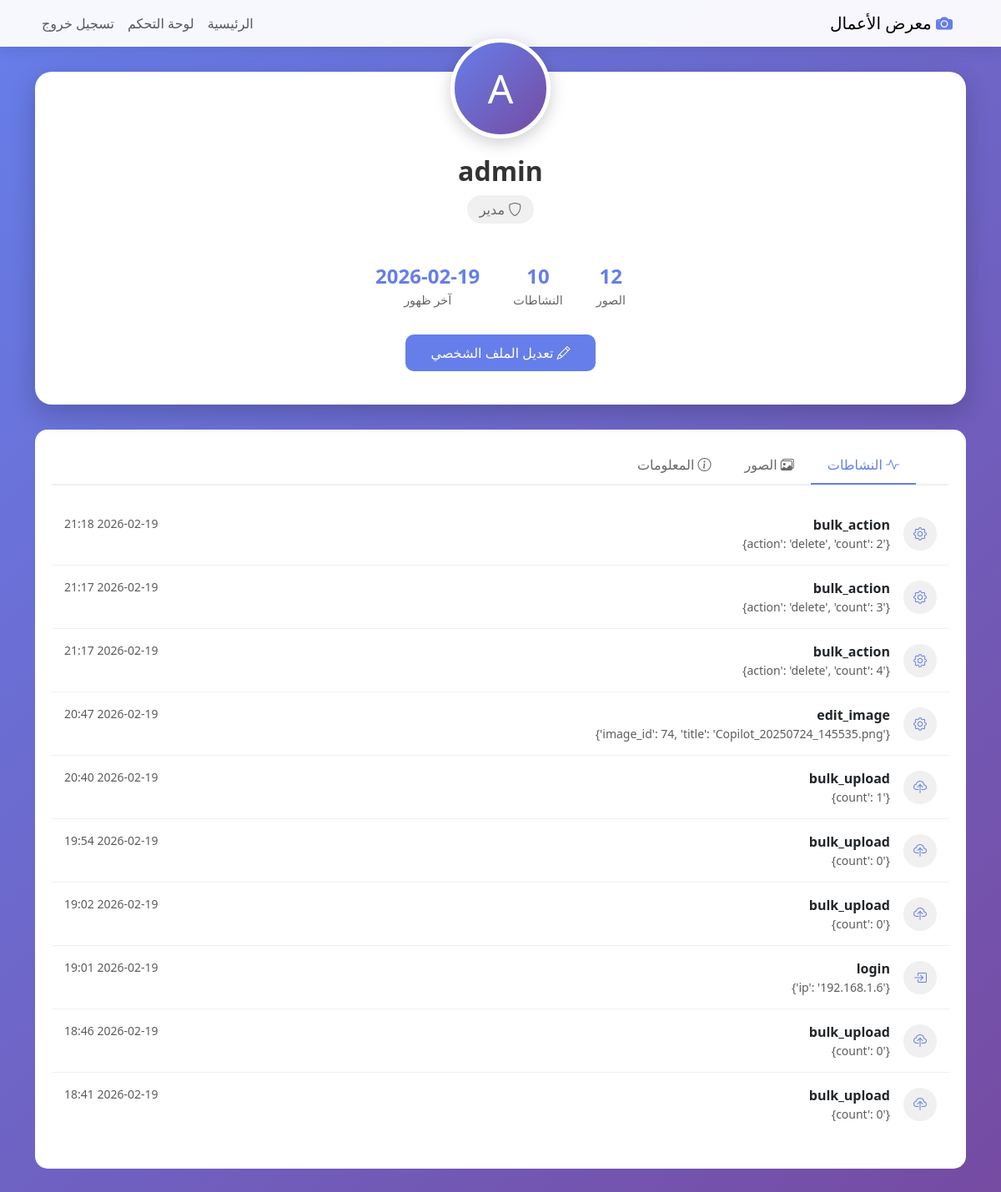
The app's page /profile (signed in), older data.
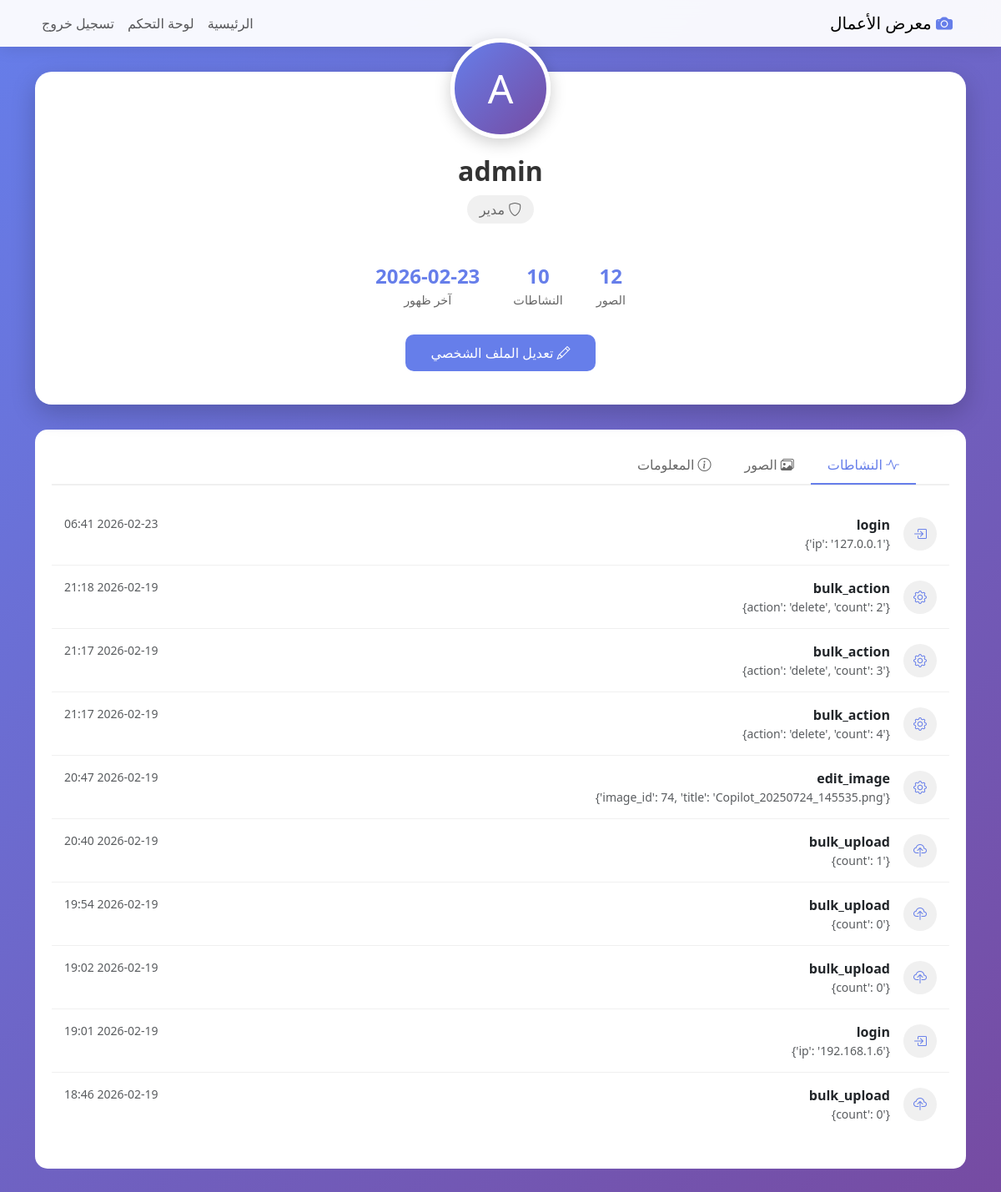
The same page, newer data.
### app.py (models this page shows, shortened)
class User(UserMixin, db.Model):
    id = db.Column(db.Integer, primary_key=True)
    username = db.Column(db.String(80), unique=True, nullable=False)
    email = db.Column(db.String(120), unique=True, nullable=False)
    password_hash = db.Column(db.String(200), nullable=False)
    role = db.Column(db.String(20), default='viewer')  # admin, editor, viewer
    created_at = db.Column(db.DateTime, default=datetime.utcnow)
    last_login = db.Column(db.DateTime)
    is_active = db.Column(db.Boolean, default=True)

class ActivityLog(db.Model):
    id = db.Column(db.Integer, primary_key=True)
    user_id = db.Column(db.Integer, db.ForeignKey('user.id'))
    action = db.Column(db.String(100))
    details = db.Column(db.JSON)
    ip_address = db.Column(db.String(50))
    timestamp = db.Column(db.DateTime, default=datetime.utcnow)

### app.py (the view)
@app.route('/profile')
@login_required
def profile():
    user_activity = ActivityLog.query.filter_by(user_id=current_user.id)\
                                     .order_by(ActivityLog.timestamp.desc())\
                                     .limit(10).all()
    user_images = Image.query.filter_by(uploaded_by=current_user.id)\
                             .order_by(Image.created_at.desc())\
                             .limit(12).all()
    return render_template('profile.html',
                         user=current_user,
                         activities=user_activity,
                         images=user_images)

### app.py (called while the page is built)
@login_manager.user_loader
def load_user(user_id):
    return User.query.get(int(user_id))

### templates/profile.html (shortened to what this page needs)
<!DOCTYPE html>
<html dir="rtl" lang="ar">
<head>
    <link href="https://cdn.jsdelivr.net/npm/bootstrap@5.3.0/dist/css/bootstrap.min.css" rel="stylesheet">
    <link rel="stylesheet" href="https://cdn.jsdelivr.net/npm/bootstrap-icons@1.11.0/font/bootstrap-icons.css">
</head>
<body>
    <nav class="navbar navbar-expand-lg">
        <div class="container">
            <a class="navbar-brand" href="{{ url_for('index') }}">
                <i class="bi bi-camera-fill" style="color: var(--primary-color);"></i>
                معرض الأعمال
            </a>
            <div class="navbar-nav me-auto">
                <a class="nav-link" href="{{ url_for('index') }}">الرئيسية</a>
                {% if user.role in ['admin', 'editor'] %}
                <a class="nav-link" href="{{ url_for('admin_dashboard') }}">لوحة التحكم</a>
                {% endif %}
            </div>
            <div class="navbar-nav">
                <a class="nav-link" href="{{ url_for('logout') }}">تسجيل خروج</a>
            </div>
        </div>
    </nav>
    <div class="container">
        <div class="profile-header">
            <div class="profile-avatar">
                {{ user.username[0]|upper }}
            </div>
            <h1 class="profile-name">{{ user.username }}</h1>
            <div class="profile-role">
                <i class="bi bi-shield"></i>
                {% if user.role == 'admin' %}مدير
                {% elif user.role == 'editor' %}محرر
                {% else %}مشاهد{% endif %}
            </div>
            <div class="profile-stats">
                <div class="stat">
                    <div class="stat-number">{{ images|length }}</div>
                    <div class="stat-label">الصور</div>
                </div>
                <div class="stat">
                    <div class="stat-number">{{ activities|length }}</div>
                    <div class="stat-label">النشاطات</div>
                </div>
                <div class="stat">
                    <div class="stat-number">{{ user.last_login.strftime('%Y-%m-%d') if user.last_login else '-' }}</div>
                    <div class="stat-label">آخر ظهور</div>
                </div>
            </div>
            <div class="profile-actions">
                <a href="{{ url_for('edit_profile') }}" class="btn-edit">
                    <i class="bi bi-pencil"></i> تعديل الملف الشخصي
                </a>
            </div>
        </div>
        <div class="profile-tabs">
            <ul class="nav nav-tabs" id="profileTabs" role="tablist">
                <li class="nav-item" role="presentation">
                    <button class="nav-link active" id="activity-tab" data-bs-toggle="tab" data-bs-target="#activity" type="button">
                        <i class="bi bi-activity"></i> النشاطات
                    </button>
                </li>
                <li class="nav-item" role="presentation">
                    <button class="nav-link" id="images-tab" data-bs-toggle="tab" data-bs-target="#images" type="button">
                        <i class="bi bi-images"></i> الصور
                    </button>
                </li>
                <li class="nav-item" role="presentation">
                    <button class="nav-link" id="info-tab" data-bs-toggle="tab" data-bs-target="#info" type="button">
                        <i class="bi bi-info-circle"></i> المعلومات
                    </button>
                </li>
            </ul>
            <div class="tab-content">
                <div class="tab-pane fade show active" id="activity">
                    {% if activities %}
                        {% for activity in activities %}
                        <div class="activity-item d-flex align-items-center">
                            <div class="activity-icon ms-3">
                                {% if 'upload' in activity.action %}
                                <i class="bi bi-cloud-upload"></i>
                                {% elif 'login' in activity.action %}
                                <i class="bi bi-box-arrow-in-right"></i>
                                {% elif 'view' in activity.action %}
                                <i class="bi bi-eye"></i>
                                {% else %}
                                <i class="bi bi-gear"></i>
                                {% endif %}
                            </div>
                            <div class="flex-grow-1">
                                <div class="d-flex justify-content-between">
                                    <div>
                                        <strong>{{ activity.action }}</strong>
                                        <p class="mb-0 text-muted small">{{ activity.details }}</p>
                                    </div>
                                    <small class="text-muted">{{ activity.timestamp.strftime('%Y-%m-%d %H:%M') }}</small>
                                </div>
                            </div>
                        </div>
                        {% endfor %}
                    {% else %}
                        <div class="text-center py-5">
                            <i class="bi bi-activity" style="font-size: 3em; color: #ccc;"></i>
                            <p class="mt-3">لا توجد نشاطات حتى الآن</p>
                        </div>
                    {% endif %}
                </div>
            </div>
        </div>
    </div>
</body>
</html>

### templates/profile.html (style rules this page uses)
:root { --primary-color: #667eea; }
body { background: linear-gradient(135deg, #667eea 0%, #764ba2 100%); font-family: 'Segoe UI', Tahoma, Geneva, Verdana, sans-serif; min-height: 100vh; }
.navbar { background: rgba(255, 255, 255, 0.95); backdrop-filter: blur(10px); box-shadow: 0 2px 20px rgba(0,0,0,0.1); }
.profile-header { background: white; border-radius: 20px; padding: 40px; margin: 30px 0; box-shadow: 0 10px 30px rgba(0,0,0,0.2); text-align: center; position: relative; }
.profile-avatar { width: 120px; height: 120px; border-radius: 50%; background: linear-gradient(135deg, var(--primary-color) 0%, #764ba2 100%); display: flex; align-items: center; justify-content: center; color: white; font-size: 3em; margin: -80px auto 20px; border: 5px solid white; box-shadow: 0 5px 20px rgba(0,0,0,0.2); }
.profile-name { font-size: 2em; font-weight: 600; color: #333; margin-bottom: 10px; }
.profile-role { display: inline-block; padding: 5px 15px; border-radius: 20px; background: #f0f0f0; color: #666; margin-bottom: 15px; }
.profile-stats { display: flex; justify-content: center; gap: 40px; margin: 30px 0; }
.stat { text-align: center; }
.stat-number { font-size: 1.5em; font-weight: bold; color: var(--primary-color); }
.stat-label { color: #666; font-size: 0.9em; }
.profile-actions { display: flex; gap: 15px; justify-content: center; margin-top: 20px; }
.btn-edit { background: var(--primary-color); color: white; padding: 10px 30px; border-radius: 10px; text-decoration: none; transition: all 0.3s; }
.profile-tabs { background: white; border-radius: 15px; padding: 20px; margin-bottom: 30px; }
.nav-tabs { border-bottom: 2px solid #f0f0f0; }
.nav-tabs .nav-link { color: #666; border: none; padding: 10px 20px; }
.nav-tabs .nav-link.active { color: var(--primary-color); background: none; border-bottom: 2px solid var(--primary-color); }
.tab-content { padding: 20px 0; }
.activity-item { padding: 15px; border-bottom: 1px solid #f0f0f0; }
.activity-item:last-child { border-bottom: none; }
.activity-icon { width: 40px; height: 40px; border-radius: 50%; background: #f0f0f0; display: flex; align-items: center; justify-content: center; color: var(--primary-color); }

Row changes from the older to the newer data that the page shows:
no longer on this page (row unchanged): ActivityLog: action "bulk_upload", details "{'count': 0}", timestamp "2026-02-19 18:41"
changed User "admin": last_login "2026-02-19" → "2026-02-23"
added ActivityLog: action "login", details "{'ip': '127.0.0.1'}", timestamp "2026-02-23 06:41"
